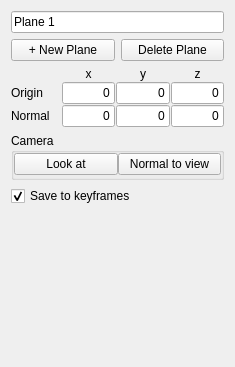
<?xml version="1.0" encoding="UTF-8"?>
<ui version="4.0">
 <class>SettingsPlane</class>
 <widget class="QWidget" name="SettingsPlane">
  <property name="geometry">
   <rect>
    <x>0</x>
    <y>0</y>
    <width>235</width>
    <height>367</height>
   </rect>
  </property>
  <property name="sizePolicy">
   <sizepolicy hsizetype="Preferred" vsizetype="Preferred">
    <horstretch>0</horstretch>
    <verstretch>0</verstretch>
   </sizepolicy>
  </property>
  <property name="windowTitle">
   <string>Form</string>
  </property>
  <layout class="QVBoxLayout" name="verticalLayout">
   <property name="sizeConstraint">
    <enum>QLayout::SetDefaultConstraint</enum>
   </property>
   <property name="leftMargin">
    <number>11</number>
   </property>
   <property name="topMargin">
    <number>11</number>
   </property>
   <property name="rightMargin">
    <number>11</number>
   </property>
   <property name="bottomMargin">
    <number>11</number>
   </property>
   <item>
    <widget class="QLineEdit" name="item_name">
     <property name="minimumSize">
      <size>
       <width>20</width>
       <height>0</height>
      </size>
     </property>
     <property name="text">
      <string>Plane 1</string>
     </property>
    </widget>
   </item>
   <item>
    <layout class="QHBoxLayout" name="layout_creation">
     <item>
      <widget class="QPushButton" name="button_new_plane">
       <property name="minimumSize">
        <size>
         <width>20</width>
         <height>0</height>
        </size>
       </property>
       <property name="text">
        <string>+ New Plane</string>
       </property>
      </widget>
     </item>
     <item>
      <widget class="QPushButton" name="button_delete_plane">
       <property name="minimumSize">
        <size>
         <width>20</width>
         <height>0</height>
        </size>
       </property>
       <property name="text">
        <string>Delete Plane</string>
       </property>
       <property name="icon">
        <iconset>
         <normaloff>ui/graphics/icon_trash.png</normaloff>ui/graphics/icon_trash.png</iconset>
       </property>
      </widget>
     </item>
    </layout>
   </item>
   <item>
    <layout class="QGridLayout" name="layout_params">
     <property name="spacing">
      <number>1</number>
     </property>
     <item row="1" column="3">
      <widget class="QLineEdit" name="edit_origin_y">
       <property name="minimumSize">
        <size>
         <width>10</width>
         <height>0</height>
        </size>
       </property>
       <property name="text">
        <string>0</string>
       </property>
       <property name="alignment">
        <set>Qt::AlignRight|Qt::AlignTrailing|Qt::AlignVCenter</set>
       </property>
      </widget>
     </item>
     <item row="2" column="4">
      <widget class="QLineEdit" name="edit_normal_z">
       <property name="minimumSize">
        <size>
         <width>10</width>
         <height>0</height>
        </size>
       </property>
       <property name="text">
        <string>0</string>
       </property>
       <property name="alignment">
        <set>Qt::AlignRight|Qt::AlignTrailing|Qt::AlignVCenter</set>
       </property>
      </widget>
     </item>
     <item row="1" column="2">
      <widget class="QLineEdit" name="edit_origin_x">
       <property name="minimumSize">
        <size>
         <width>10</width>
         <height>0</height>
        </size>
       </property>
       <property name="text">
        <string>0</string>
       </property>
       <property name="alignment">
        <set>Qt::AlignRight|Qt::AlignTrailing|Qt::AlignVCenter</set>
       </property>
      </widget>
     </item>
     <item row="0" column="3">
      <widget class="QLabel" name="label_y">
       <property name="sizePolicy">
        <sizepolicy hsizetype="Preferred" vsizetype="Preferred">
         <horstretch>0</horstretch>
         <verstretch>0</verstretch>
        </sizepolicy>
       </property>
       <property name="text">
        <string>y</string>
       </property>
       <property name="alignment">
        <set>Qt::AlignCenter</set>
       </property>
      </widget>
     </item>
     <item row="2" column="0">
      <widget class="QLabel" name="label_normal">
       <property name="sizePolicy">
        <sizepolicy hsizetype="Minimum" vsizetype="Preferred">
         <horstretch>0</horstretch>
         <verstretch>0</verstretch>
        </sizepolicy>
       </property>
       <property name="minimumSize">
        <size>
         <width>45</width>
         <height>0</height>
        </size>
       </property>
       <property name="text">
        <string>Normal</string>
       </property>
      </widget>
     </item>
     <item row="1" column="0">
      <widget class="QLabel" name="label_origin">
       <property name="sizePolicy">
        <sizepolicy hsizetype="Minimum" vsizetype="Preferred">
         <horstretch>0</horstretch>
         <verstretch>0</verstretch>
        </sizepolicy>
       </property>
       <property name="minimumSize">
        <size>
         <width>45</width>
         <height>0</height>
        </size>
       </property>
       <property name="text">
        <string>Origin</string>
       </property>
      </widget>
     </item>
     <item row="0" column="2">
      <widget class="QLabel" name="label_x">
       <property name="sizePolicy">
        <sizepolicy hsizetype="Preferred" vsizetype="Preferred">
         <horstretch>0</horstretch>
         <verstretch>0</verstretch>
        </sizepolicy>
       </property>
       <property name="text">
        <string>x</string>
       </property>
       <property name="alignment">
        <set>Qt::AlignCenter</set>
       </property>
      </widget>
     </item>
     <item row="2" column="3">
      <widget class="QLineEdit" name="edit_normal_y">
       <property name="minimumSize">
        <size>
         <width>10</width>
         <height>0</height>
        </size>
       </property>
       <property name="text">
        <string>0</string>
       </property>
       <property name="alignment">
        <set>Qt::AlignRight|Qt::AlignTrailing|Qt::AlignVCenter</set>
       </property>
      </widget>
     </item>
     <item row="2" column="2">
      <widget class="QLineEdit" name="edit_normal_x">
       <property name="minimumSize">
        <size>
         <width>10</width>
         <height>0</height>
        </size>
       </property>
       <property name="text">
        <string>0</string>
       </property>
       <property name="alignment">
        <set>Qt::AlignRight|Qt::AlignTrailing|Qt::AlignVCenter</set>
       </property>
      </widget>
     </item>
     <item row="1" column="4">
      <widget class="QLineEdit" name="edit_origin_z">
       <property name="minimumSize">
        <size>
         <width>10</width>
         <height>0</height>
        </size>
       </property>
       <property name="text">
        <string>0</string>
       </property>
       <property name="alignment">
        <set>Qt::AlignRight|Qt::AlignTrailing|Qt::AlignVCenter</set>
       </property>
      </widget>
     </item>
     <item row="0" column="4">
      <widget class="QLabel" name="label_z">
       <property name="sizePolicy">
        <sizepolicy hsizetype="Preferred" vsizetype="Preferred">
         <horstretch>0</horstretch>
         <verstretch>0</verstretch>
        </sizepolicy>
       </property>
       <property name="text">
        <string>z</string>
       </property>
       <property name="alignment">
        <set>Qt::AlignCenter</set>
       </property>
      </widget>
     </item>
     <item row="2" column="1">
      <spacer name="spacer_normal">
       <property name="orientation">
        <enum>Qt::Horizontal</enum>
       </property>
       <property name="sizeType">
        <enum>QSizePolicy::Minimum</enum>
       </property>
       <property name="sizeHint" stdset="0">
        <size>
         <width>5</width>
         <height>0</height>
        </size>
       </property>
      </spacer>
     </item>
    </layout>
   </item>
   <item>
    <widget class="QGroupBox" name="layout_button">
     <property name="title">
      <string>Camera</string>
     </property>
     <layout class="QHBoxLayout" name="horizontalLayout_3">
      <property name="spacing">
       <number>0</number>
      </property>
      <property name="leftMargin">
       <number>0</number>
      </property>
      <property name="topMargin">
       <number>0</number>
      </property>
      <property name="rightMargin">
       <number>0</number>
      </property>
      <property name="bottomMargin">
       <number>2</number>
      </property>
      <item>
       <widget class="QPushButton" name="button_look_at">
        <property name="minimumSize">
         <size>
          <width>20</width>
          <height>0</height>
         </size>
        </property>
        <property name="text">
         <string>Look at</string>
        </property>
       </widget>
      </item>
      <item>
       <widget class="QPushButton" name="button_normal_to_view">
        <property name="minimumSize">
         <size>
          <width>20</width>
          <height>0</height>
         </size>
        </property>
        <property name="text">
         <string>Normal to view</string>
        </property>
       </widget>
      </item>
     </layout>
    </widget>
   </item>
   <item>
    <widget class="QCheckBox" name="checkbox_save_keyframes">
     <property name="text">
      <string>Save to keyframes</string>
     </property>
     <property name="checked">
      <bool>true</bool>
     </property>
    </widget>
   </item>
   <item>
    <spacer name="spacer">
     <property name="orientation">
      <enum>Qt::Vertical</enum>
     </property>
     <property name="sizeHint" stdset="0">
      <size>
       <width>20</width>
       <height>40</height>
      </size>
     </property>
    </spacer>
   </item>
  </layout>
 </widget>
 <resources/>
 <connections/>
</ui>
